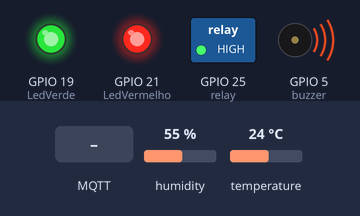
Simulated run of this sketch. Board: ESP32. On the bench: switched loads named in the sketch (green lamp = pin HIGH), output pins drawn as LEDs (lit = HIGH), buzzer (waves = sounding, pin HIGH). The inputs (shaded band) are chosen by the test bench; at power-on: temperature 24 °C, humidity 55 %. WiFi joins after 1.5 s; servers stay silent unless stated; random numbers use the default seed unless the sketch sets one; no MQTT or app messages arrive unless stated; what the sketch prints to the serial monitor is not drawn.

Above: at 2.7 s.
2.8 s: MQTT message "b" arrives on the first subscribed topic
6.3 s: temperature set to 22 °C
8.7 s: MQTT message "b" arrives on the second subscribed topic
At 9.81 s:
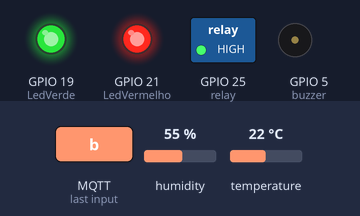
12.2 s: temperature set to 18 °C
At 14.4 s:
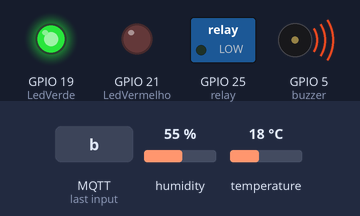
15.4 s: temperature set to 21 °C
At 18.7 s:
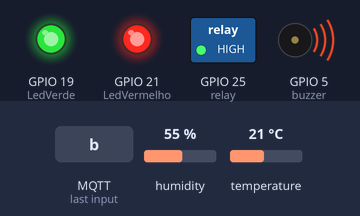
19.4 s: temperature set to 12 °C
At 23.0 s:
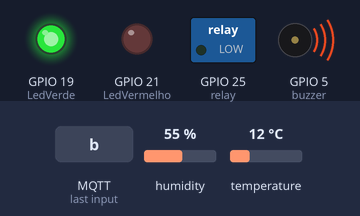
Timing chart, 0 to 24.4 s (numbered marks = the images above; inputs shaded):
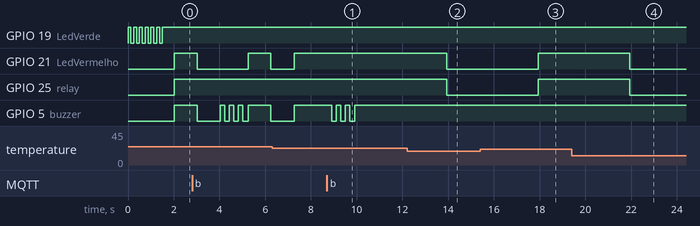

Measured:
- the behaviour switches between 20 and 19 °C on temperature (found by bisection; images 1 and 2)
- after the input at 8.7 s, GPIO 5 (buzzer): alternates HIGH for 0.20 s and LOW for 0.20 s, 6 changes in all, then stays HIGH, starting after 0.20 s
- after the input at 12.2 s, GPIO 21 (LedVermelho), GPIO 25 (relay): HIGH → LOW after 1.7 s
- after the input at 15.4 s, GPIO 21 (LedVermelho), GPIO 25 (relay): LOW → HIGH after 2.5 s
- after the input at 19.4 s, GPIO 21 (LedVermelho), GPIO 25 (relay): HIGH → LOW after 2.5 s

The sketch:

Main.ino
```cpp
#include <WiFi.h>
#include <PubSubClient.h>
#include "DHT.h"
const int LedVerde = 19;
const int LedVermelho = 21;

const int relay = 25;
const int buzzer = 5;

#define DHTTYPE DHT11
#define DHTPIN 18
DHT dht(DHTPIN, DHTTYPE);
int temperatura;
int atrasoTemp = 2000;
unsigned long tempoAnteriorTemp = 0;

const char* mqtt_server = "broker.hivemq.com";
WiFiClient espClient;
PubSubClient client(espClient);
unsigned long lastMsg = 0;
#define MSG_BUFFER_SIZE  100
char msg[MSG_BUFFER_SIZE];

void conectarBroker() {
  client.setServer(mqtt_server, 1883);
  client.setCallback(callback);

  if (!client.connected()) {
    Serial.print("Conectando ao servidor MQTT...");
    digitalWrite(LedVerde, HIGH);
    String clientId = "";
    clientId += String(random(0xffff), HEX);

    //inscrição dos esp32 nos tópicos
    if (client.connect(clientId.c_str())) {
      Serial.println("Conectado");
      client.subscribe("Projeto3/Ventilador");
      client.subscribe("Projeto3/");
    }
  }
}

void reconectarBroker() {
  if (!client.connected()) {
    conectarBroker();
  }
  client.loop();
}

void callback(char* topic, byte* payload, unsigned int lenght) {
  //função de liga/desliga led
  if (payload[0] == '0') {
    digitalWrite(relay, LOW);
  }

  if (payload[0] == '1') {
    digitalWrite(relay, HIGH);
  }

  if (payload[0] == 'b') {
    for (int i = 0; i < 3; i++) {
      digitalWrite(buzzer, HIGH);
      delay(200);
      digitalWrite(buzzer, LOW);
      delay(200);
    }
  }
}

//MEDIR TEMPERATURA E UMIDADE
void medirEnviarGrandezas() {
  long int tempo = millis();
  if (tempo > (tempoAnteriorTemp + atrasoTemp)) {
    tempoAnteriorTemp = tempo;

    temperatura = dht.readTemperature(); //lê temperatura no dht22
    Serial.print("Temperatura: ");
    Serial.print(temperatura);
    Serial.println(F("°C"));
    sprintf(msg, "%d", temperatura);
    client.publish("Projeto3/Temperatura", msg);//publica a mensagem no broker mqtt
    int umidade = dht.readHumidity();
    sprintf(msg, "%d", umidade);
    client.publish("Projeto3/Umidade", msg);
    Serial.print("Umidade: ");
    Serial.print(umidade);
    Serial.println(F("%"));
  }

  if (temperatura >= 20 && temperatura <= 23) {
    digitalWrite(LedVermelho, HIGH);
    digitalWrite(buzzer, HIGH);
    digitalWrite(relay, HIGH);
  } else if (temperatura >= 24) {
    digitalWrite(LedVermelho, HIGH);
    digitalWrite(buzzer, HIGH);
    digitalWrite(relay, HIGH);
    delay(1000);
    digitalWrite(LedVermelho, LOW);
    digitalWrite(buzzer, LOW);
    delay(1000);
  } else {
    digitalWrite(LedVermelho, LOW);
    digitalWrite(relay, LOW);
  }
}

void piscaLed(int pino) {
  digitalWrite(pino, HIGH);
  delay(125);
  digitalWrite(pino, LOW);
  delay(125);
}

void setup() {
  Serial.begin(9600);
  dht.begin(  );
  Serial.print("Conectando-se ao Wi-Fi");
  pinMode(LedVermelho, OUTPUT);
  pinMode(LedVerde, OUTPUT);
  pinMode(relay, OUTPUT);
  pinMode(buzzer, OUTPUT);

  WiFi.begin("Wifi", "Senha");

  while (WiFi.status() != WL_CONNECTED) {
    piscaLed(LedVerde);
    Serial.print(".");
  }
  Serial.println(" Conectado!");


  conectarBroker();
}

void loop() {
  reconectarBroker();
  medirEnviarGrandezas();
}
```
